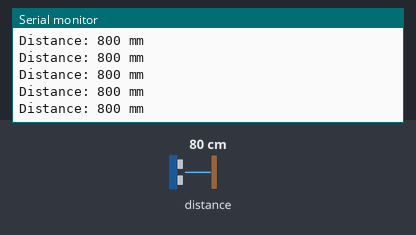
The sketch below on a simulated Arduino Mega 2560, built with avr-gcc and run on an emulated ATmega2560. Parts: the last lines printed to the serial monitor. Inputs (shaded band) come from the test bench; at power-on: distance to the obstacle 80 cm.

Above: at 1.2 s.
1.3 s: distance to the obstacle set to 2 cm
At 1.34 s:
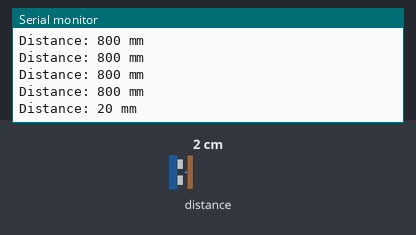
2.8 s: distance to the obstacle set to 4 cm
At 2.84 s:
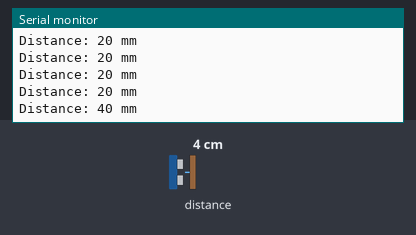
Timing chart, 0 to 5.8 s (numbered marks = the images above; inputs shaded):
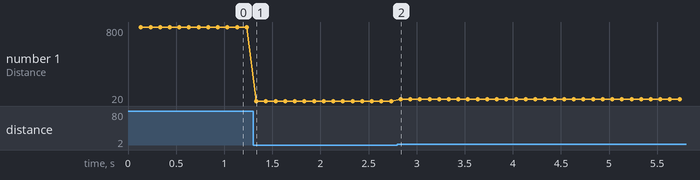

Measured:
- after the input at 1.3 s, the serial monitor: prints a new line at once (image 1)
- after the input at 2.8 s, the serial monitor: prints a new line at once (image 2)
- plotted number 1: 800 → 20 after the input at 1.3 s, 20 → 40 after the input at 2.8 s

The sketch:

distance_practice.ino
```cpp
// Arduino Mega 2560 + a VL53L0X breakout. No motor supply is needed.
// SDA=D20, SCL=D21; verify the breakout's VIN rating before connecting power.

#include <Wire.h>
#include <VL53L0X.h>

VL53L0X sensor;
uint32_t lastPrintMs = 0;

void setup() {
  Serial.begin(115200);
  Wire.begin();
  sensor.setTimeout(100);

  if (!sensor.init()) {
    Serial.println(F("VL53L0X not found. Check VIN, GND, SDA=D20, SCL=D21."));
    while (true) delay(1000);
  }

  sensor.startContinuous(100);
  Serial.println(F("VL53L0X ready; distance in mm. Move an object in front of it."));
}

void loop() {
  if ((uint32_t)(millis() - lastPrintMs) < 100) return;
  lastPrintMs = millis();

  uint16_t mm = sensor.readRangeContinuousMillimeters();
  if (sensor.timeoutOccurred() || mm == 0 || mm == 65535) {
    Serial.println(F("Distance read failed"));
  } else {
    Serial.print(F("Distance: "));
    Serial.print(mm);
    Serial.println(F(" mm"));
  }
}
```
